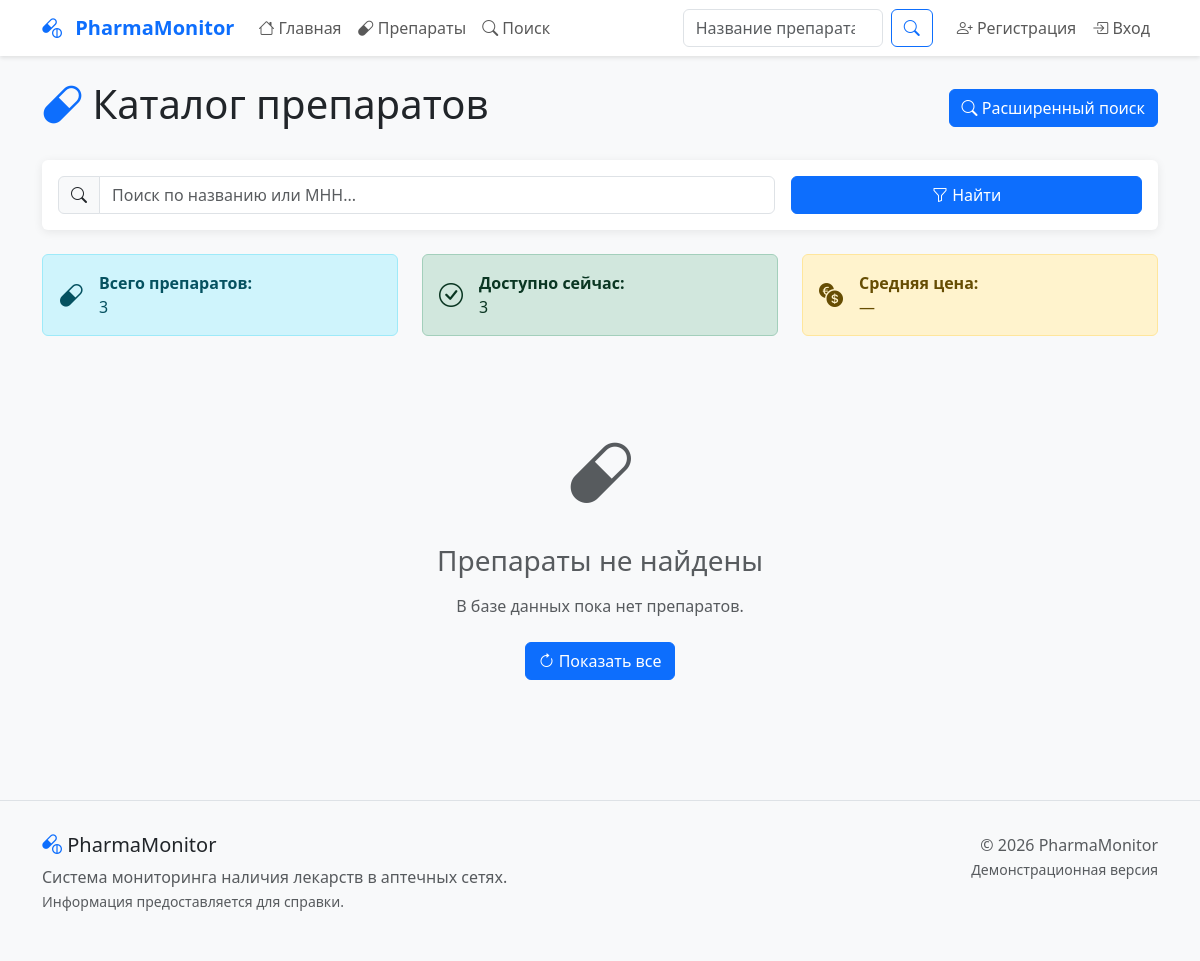
The app's page /drugs/, older data.
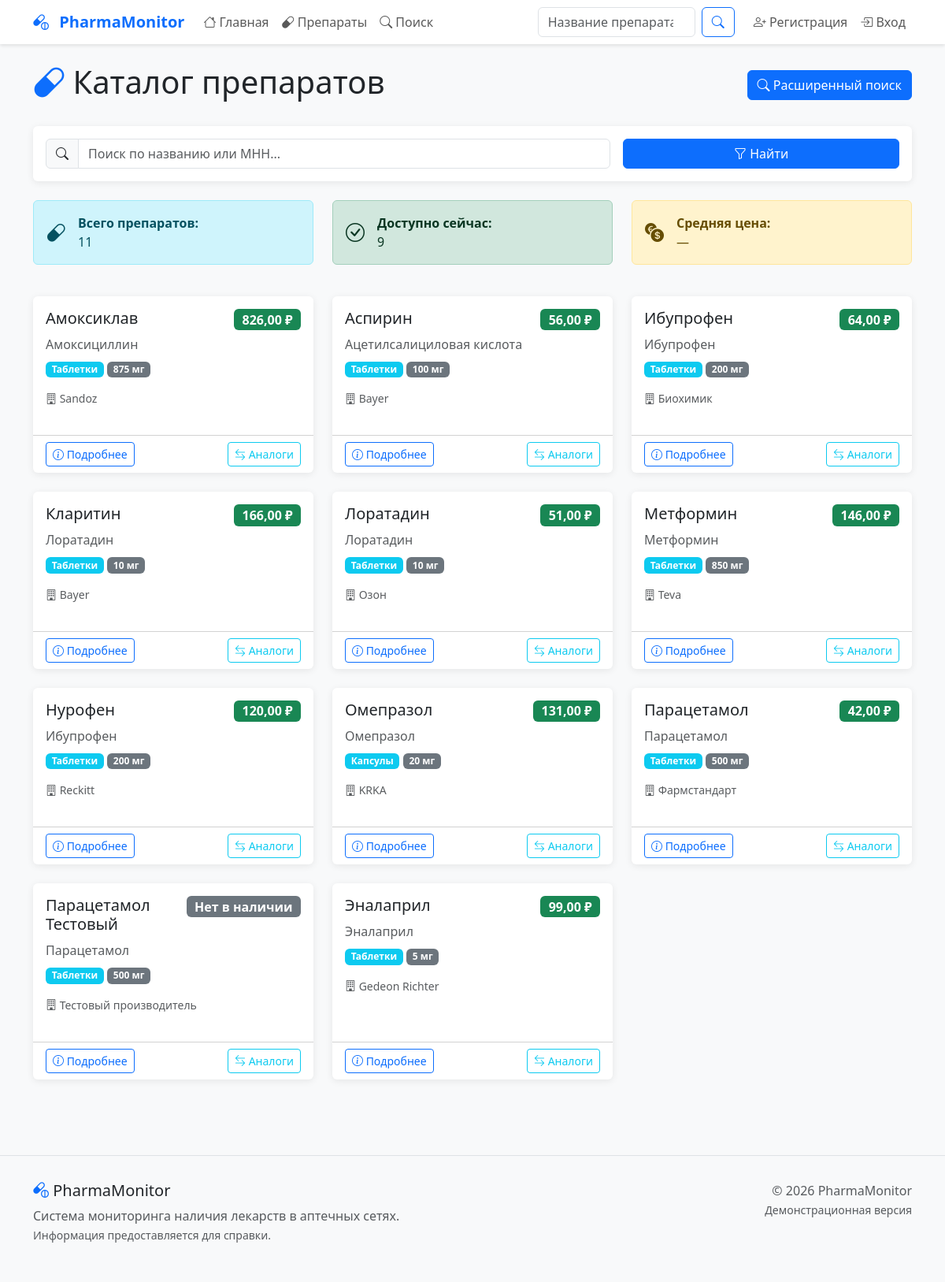
The same page, newer data.
### drugs/models.py (models this page shows, shortened)
class Drug(models.Model):
    mnn = models.CharField("МНН (Международное название)", max_length=255)
    trade_name = models.CharField("Торговое название", max_length=255)
    form = models.CharField("Форма выпуска", max_length=100)
    dosage = models.CharField("Дозировка", max_length=100)
    manufacturer = models.CharField("Производитель", max_length=255)
    atx_code = models.CharField("АТХ код", max_length=20, blank=True, null=True)
    description = models.TextField("Описание", blank=True, null=True)
    created_at = models.DateTimeField("Дата добавления", auto_now_add=True)
    updated_at = models.DateTimeField("Дата обновления", auto_now=True)
    class Meta:
        verbose_name = "Препарат"
        verbose_name_plural = "Препараты"
        ordering = ['trade_name']

### drugs/views.py (the view)
# urls.py: path('', views.drug_list, name='drug_list'),
def drug_list(request):
    query = request.GET.get('q', '')
    drugs = Drug.objects.annotate(
        min_price=Min('availability__price'),
        pharmacy_count=Count('availability', distinct=True)
    ).all()
    if query:
        drugs = drugs.filter(
            Q(trade_name__icontains=query) |
            Q(mnn__icontains=query) |
            Q(manufacturer__icontains=query)
        )
    drugs = drugs.order_by('trade_name')
    available_drugs = drugs.filter(availability__is_available=True).distinct().count()
    return render(request, 'drugs/drug_list.html', {
        'drugs': drugs,
        'total_drugs': drugs.count(),
        'available_drugs': available_drugs,
        'query': query,
    })

### drugs/templates/drugs/drug_list.html (shortened to what the changed rows need)
{% extends 'base.html' %}
{% block content %}
<div class="d-flex justify-content-between align-items-center mb-4">
    <h1><i class="bi bi-capsule text-primary"></i> Каталог препаратов</h1>
</div>
<div class="row mb-4">
    <div class="col-md-4">
        <div class="alert alert-info d-flex align-items-center">
            <i class="bi bi-capsule me-3 fs-4"></i>
            <div>
                <strong>Всего препаратов:</strong><br>
                {{ total_drugs|default:"3" }}
            </div>
        </div>
    </div>
    <div class="col-md-4">
        <div class="alert alert-success d-flex align-items-center">
            <i class="bi bi-check-circle me-3 fs-4"></i>
            <div>
                <strong>Доступно сейчас:</strong><br>
                {{ available_drugs|default:"3" }}
            </div>
        </div>
    </div>
</div>
{% if drugs %}
<div class="row">
    {% for drug in drugs %}
    <div class="col-md-4 mb-4">
        <div class="card h-100">
            <div class="card-body">
                <div class="d-flex justify-content-between align-items-start mb-2">
                    <h5 class="card-title">{{ drug.trade_name }}</h5>
                    {% if drug.min_price %}
                    <span class="badge bg-success fs-6">{{ drug.min_price|floatformat:2 }} ₽</span>
                    {% else %}
                    <span class="badge bg-secondary fs-6">Нет в наличии</span>
                    {% endif %}
                </div>
                <h6 class="card-subtitle mb-2 text-muted">{{ drug.mnn }}</h6>
                <div class="mb-3">
                    <span class="badge bg-info">{{ drug.form }}</span>
                    <span class="badge bg-secondary">{{ drug.dosage }}</span>
                </div>
                <p class="card-text text-muted small">
                    <i class="bi bi-building"></i> {{ drug.manufacturer }}
                </p>
            </div>
            <div class="card-footer bg-transparent">
                <div class="d-flex justify-content-between">
                    <a href="{% url 'drugs:drug_detail' drug.id %}" class="btn btn-sm btn-outline-primary">
                        <i class="bi bi-info-circle"></i> Подробнее
                    </a>
                    <a href="{% url 'drugs:drug_search' %}?mnn={{ drug.mnn }}" class="btn btn-sm btn-outline-info">
                        <i class="bi bi-arrow-left-right"></i> Аналоги
                    </a>
                </div>
            </div>
        </div>
    </div>
    {% endfor %}
</div>
{% else %}
<div class="text-center py-5">
    <div class="mb-4">
        <i class="bi bi-capsule text-muted" style="font-size: 4rem;"></i>
    </div>
    <h3 class="text-muted mb-3">Препараты не найдены</h3>
    <p class="text-muted mb-4">
        {% if query %}
        По запросу "{{ query }}" ничего не найдено.
        {% else %}
        В базе данных пока нет препаратов.
        {% endif %}
    </p>
    <a href="{% url 'drugs:drug_list' %}" class="btn btn-primary">
        <i class="bi bi-arrow-clockwise"></i> Показать все
    </a>
</div>
{% endif %}
{% endblock %}

Row changes from the older to the newer data that the page shows:
added Drug: trade_name "Амоксиклав", min_price "826,00", mnn "Амоксициллин", form "Таблетки", dosage "875 мг", manufacturer "Sandoz"
added Drug: trade_name "Аспирин", min_price "56,00", mnn "Ацетилсалициловая кислота", form "Таблетки", dosage "100 мг", manufacturer "Bayer"
added Drug: trade_name "Ибупрофен", min_price "64,00", mnn "Ибупрофен", form "Таблетки", dosage "200 мг", manufacturer "Биохимик"
added Drug: trade_name "Кларитин", min_price "166,00", mnn "Лоратадин", form "Таблетки", dosage "10 мг", manufacturer "Bayer"
added Drug: trade_name "Лоратадин", min_price "51,00", mnn "Лоратадин", form "Таблетки", dosage "10 мг", manufacturer "Озон"
added Drug: trade_name "Метформин", min_price "146,00", mnn "Метформин", form "Таблетки", dosage "850 мг", manufacturer "Teva"
added Drug: trade_name "Нурофен", min_price "120,00", mnn "Ибупрофен", form "Таблетки", dosage "200 мг", manufacturer "Reckitt"
added Drug: trade_name "Омепразол", min_price "131,00", mnn "Омепразол", form "Капсулы", dosage "20 мг", manufacturer "KRKA"
added Drug: trade_name "Парацетамол", min_price "42,00", mnn "Парацетамол", form "Таблетки", dosage "500 мг", manufacturer "Фармстандарт"
added Drug: trade_name "Парацетамол Тестовый", shows "Нет в наличии", mnn "Парацетамол", form "Таблетки", dosage "500 мг", manufacturer "Тестовый производитель"
added Drug: trade_name "Эналаприл", min_price "99,00", mnn "Эналаприл", form "Таблетки", dosage "5 мг", manufacturer "Gedeon Richter"
Text that changed along with them:
{{ total_drugs|default:"3" }}: "3" → "11"
{{ available_drugs|default:"3" }}: "3" → "9"
text no longer shown: "Препараты не найдены В базе данных пока нет препаратов. Показать все"
